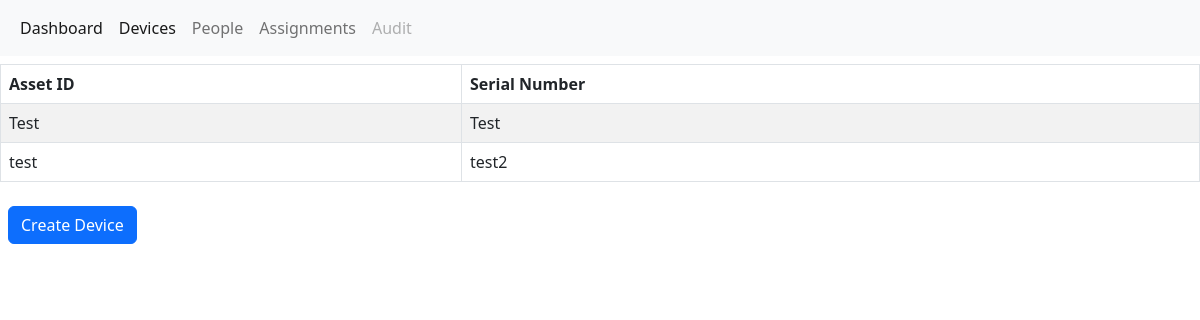
Page /devices/ on the committed database.
### devices/models.py (models this page shows, shortened)
class Device(models.Model):
    serial_number = models.CharField(max_length=255, unique=True)
    asset_id = models.CharField(max_length=255, unique=True)
    notes = models.CharField(max_length=255, blank=True)
    status = models.ForeignKey("DeviceStatus", on_delete=models.PROTECT)
    google_id = models.CharField(max_length=255, blank=True)
    google_status = models.CharField(max_length=255, blank=True)
    google_organization_unit = models.CharField(max_length=255, blank=True)
    google_enrollment_time = models.DateTimeField(null=True, blank=True)
    google_last_policy_sync = models.DateTimeField(null=True, blank=True)
    google_location = models.CharField(max_length=255, blank=True)
    google_most_recent_user = models.CharField(max_length=255, blank=True)
    device_model = models.ForeignKey("DeviceModel", on_delete=models.PROTECT)
    building = models.ForeignKey(
        Building, on_delete=models.SET_NULL, null=True, blank=True)
    room = models.ForeignKey(
        Room, on_delete=models.SET_NULL, null=True, blank=True)

### devices/views.py (the view)
# urls.py: path('', DeviceListView.as_view(), name='index'),
class DeviceListView(ListView):
    model = Device

### devices/templates/devices/device_list.html (shortened to what this page needs)
{% extends "dashboard/dashboard.html" %}
{% block head %}
{% include "datatables.html"%}
{% endblock head %}
{% block content %}
{% if device_list %}
    <table id="device_list" class="table table-striped table-bordered">
        <thead>
            <tr>
                <th>Asset ID</th>
                <th>Serial Number</th>
            </tr>
        </thead>
        <tbody>
{% for device in device_list %}
            <tr>
                <td>
                    {{ device.asset_id }}
                </td>
                <td>
                    {{ device.serial_number }}
                </td>
            </tr>
{% endfor %}
        </tbody>
    </table>
{% else %}
    <p>No devices are available.</p>
{% endif %}
    <a class="btn btn-primary m-2" role="button"  href="{% url 'devices:new' %}">Create Device</a>
{% endblock content %}

### rows in the picture
Device: asset_id "Test", serial_number "Test"
Device: asset_id "test", serial_number "test2"
